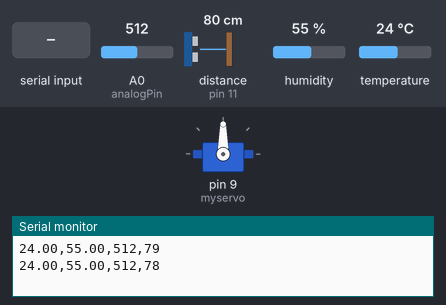
A sketch run on a simulated Arduino Uno, built with avr-gcc and run on an emulated ATmega328P. Parts: servo, the last lines printed to the serial monitor. Wiring (inferred from the names in the program): ultrasonic range finder: trigger pin 10; echo pin 11. Inputs (shaded band) come from the test bench; at power-on: A0 (analogPin) = 512, distance to the obstacle (sensor on pin 11) 80 cm, humidity 55 %, temperature 24 °C. The echo pulse lasts 58.3 µs per cm.

Above: at 1.7 s.
1.8 s: "open\n" received over Serial
At 3.9 s:
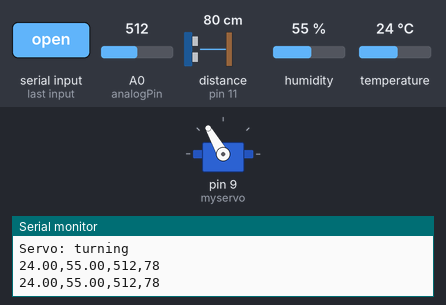
6.0 s: "close\n" received over Serial
At 7.1 s:
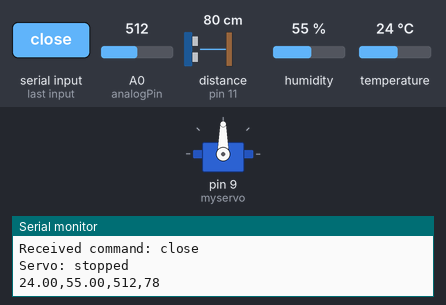
Timing chart, 0 to 9.0 s (numbered marks = the images above; inputs shaded):
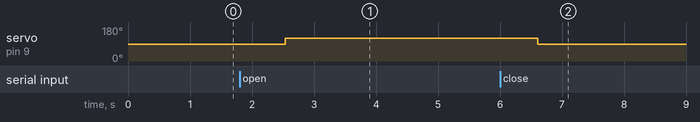

The sketch:

test-servo-node-red.ino
```cpp
#include <DHT.h>
#include <Servo.h>

// ---------- เซนเซอร์ ----------
#define DHTPIN 13
#define DHTTYPE DHT11
DHT dht(DHTPIN, DHTTYPE);

const int analogPin = A0;    // Rain sensor
const int trigPin = 10;      // Ultrasonic
const int echoPin = 11;

// ---------- Servo ----------
Servo myservo;
String inputString = "";

// ---------- Setup ----------
void setup() {
  Serial.begin(115200);
  dht.begin();

  pinMode(trigPin, OUTPUT);
  pinMode(echoPin, INPUT);

  myservo.attach(9);  // Servo ที่ขา 9

  // หยุดหมุนตอนเริ่มต้น
  myservo.write(90);
  delay(500);
}

// ---------- อ่าน Ultrasonic ----------
long readUltrasonic() {
  digitalWrite(trigPin, LOW);
  delayMicroseconds(2);
  digitalWrite(trigPin, HIGH);
  delayMicroseconds(10);
  digitalWrite(trigPin, LOW);
  long duration = pulseIn(echoPin, HIGH);
  long distance = duration * 0.034 / 2;
  return distance;
}

// ---------- Process Command from Serial ----------
void processCommand(String cmd) {
  cmd.trim();
  Serial.print("Received command: ");
  Serial.println(cmd);

  if (cmd == "open") {
    myservo.write(120);  // หมุนไปทางหนึ่ง (ช้า)
    Serial.println("Servo: turning");
  } else if (cmd == "close") {
    myservo.write(90);   // หยุดหมุน
    Serial.println("Servo: stopped");
  } else {
    Serial.println("Unknown command");
  }
}

// ---------- Loop ----------
void loop() {
  // อ่านจาก Serial (Node-RED สั่ง)
  while (Serial.available()) {
    char inChar = (char)Serial.read();
    if (inChar == '\n') {
      processCommand(inputString);
      inputString = "";
    } else {
      inputString += inChar;
    }
  }

  // อ่านค่าจากเซนเซอร์
  float h = dht.readHumidity();
  float t = dht.readTemperature();
  int rainVal = analogRead(analogPin);
  long distance = readUltrasonic();

  // ส่งข้อมูลไป Node-RED
  String dataLine = String(t) + "," + String(h) + "," + String(rainVal) + "," + String(distance);
  Serial.println(dataLine);

  delay(1000);
}
```

Measured:
- after the input at 1.8 s, servo on pin 9 (myservo): 90° → 120° after 0.74 s
- after the input at 6.0 s, servo on pin 9 (myservo): 120° → 90° after 0.61 s
